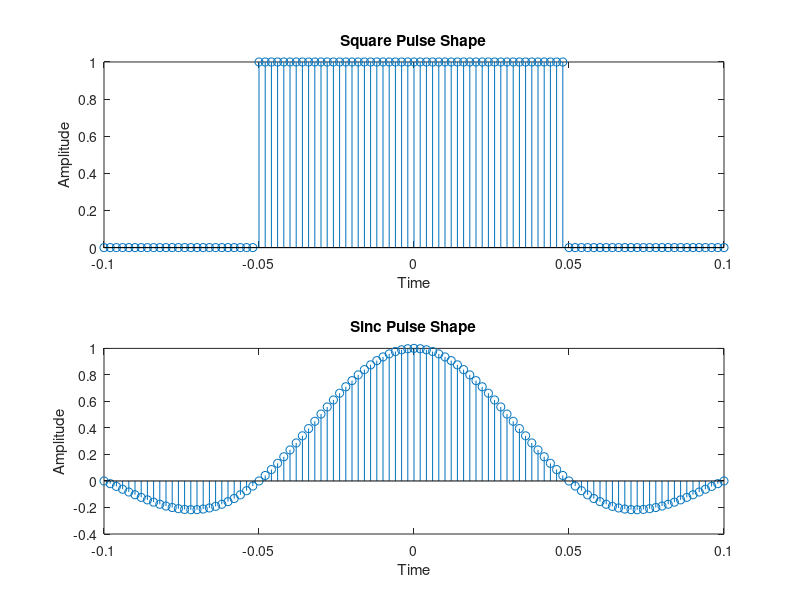

This figure's MATLAB source: (Note: this script raises an error after producing the figure.)
%% Housekeeping
close all
%% Generate Input Signal and Add Noise Factor, Bitrate = 1/Tp
Tp = 0.1; % Half pulse width
sample_period = Tp/50; % dt, pulse and recieve sample period
dt = sample_period;
sample_freq = 1/sample_period; % Frequency of pulse and recieve signal 

bit_rate = 1/(1 * Tp); %Fb, frequency of bits sent out
bit_period = 1/bit_rate; % Ts, Time between bits sent out
Ts = bit_period;

sigma = 2;
%% Define Pulse Shapes
t = -1*Ts:dt:1*Ts; % time vector

pulse_square = ones(1,length(t));
pulse_square(1,1:round(1/4*length(pulse_square))) = 0;
pulse_square(1,round(3/4*length(pulse_square)):end) = 0;

pulse_sinc = sinc((2*t)/Ts);

figure, hold on
subplot(2,1,1), stem(t,pulse_square)
xlabel('Time'),ylabel('Amplitude'),title('Square Pulse Shape')
subplot(2,1,2), stem(t,pulse_sinc)
xlabel('Time'),ylabel('Amplitude'),title('Sinc Pulse Shape')
sgtitle('Pulse Shapes Utilized')
hold off
%% Use Function on Square Wave Pulse
%% Use Function on Sinc Pulse
[r, xn, decoded, SNR] = poopFunc(pulse_square, sigma);

figure, hold on
subplot(2,1,1),stem(xn)
xlabel('Index'),ylabel('Amplitude'),title('Transmitted')
subplot(2,1,2),stem(decoded)
xlabel('Index'),ylabel('Amplitude'),title('Decoded')
sgtitle('System Using Sinc Pulse')
hold off

% display performance results
error = (sum(xn ~= decoded))/(length(decoded)); 

disp('PERFORMANCE FOR SINC PULSE')
disp(['Bitrate: ' ,num2str(bit_rate), ' bits/second'])
disp(['Standard Deviation: ' , num2str(sigma)])
disp(['SNR: ' , num2str(SNR)])
disp(['Error: ' ,num2str(error*100),' percent'])
%% Use Function on Sinc Pulse
[r, xn, decoded, SNR] = poopFunc(pulse_sinc, sigma);

figure, hold on
subplot(2,1,1),stem(xn)
xlabel('Index'),ylabel('Amplitude'),title('Transmitted')
subplot(2,1,2),stem(decoded)
xlabel('Index'),ylabel('Amplitude'),title('Decoded')
sgtitle('System Using Square Pulse')
hold off

% display performance results
error = (sum(xn ~= decoded))/(length(decoded)); 

disp(' ');
disp('PERFORMANCE FOR SQUARE PULSE')
disp(['Bitrate: ' ,num2str(bit_rate), ' bits/second'])
disp(['Standard Deviation: ' , num2str(sigma)])
disp(['SNR: ' , num2str(SNR)])
disp(['Error: ' ,num2str(error*100),' percent'])